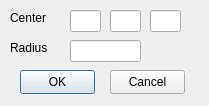
<?xml version="1.0" encoding="UTF-8"?>
<ui version="4.0">
 <class>sphereDialog</class>
 <widget class="QDialog" name="sphereDialog">
  <property name="geometry">
   <rect>
    <x>0</x>
    <y>0</y>
    <width>209</width>
    <height>106</height>
   </rect>
  </property>
  <property name="windowTitle">
   <string>Create Sphere</string>
  </property>
  <widget class="QLineEdit" name="lineEditSphereX">
   <property name="geometry">
    <rect>
     <x>70</x>
     <y>10</y>
     <width>31</width>
     <height>22</height>
    </rect>
   </property>
  </widget>
  <widget class="QLabel" name="label">
   <property name="geometry">
    <rect>
     <x>10</x>
     <y>10</y>
     <width>49</width>
     <height>16</height>
    </rect>
   </property>
   <property name="text">
    <string>Center</string>
   </property>
  </widget>
  <widget class="QLineEdit" name="lineEditSphereY">
   <property name="geometry">
    <rect>
     <x>110</x>
     <y>10</y>
     <width>31</width>
     <height>22</height>
    </rect>
   </property>
  </widget>
  <widget class="QLineEdit" name="lineEditSphereZ">
   <property name="geometry">
    <rect>
     <x>150</x>
     <y>10</y>
     <width>31</width>
     <height>22</height>
    </rect>
   </property>
  </widget>
  <widget class="QLabel" name="label_2">
   <property name="geometry">
    <rect>
     <x>10</x>
     <y>40</y>
     <width>49</width>
     <height>16</height>
    </rect>
   </property>
   <property name="text">
    <string>Radius</string>
   </property>
  </widget>
  <widget class="QLineEdit" name="lineEditSphereRadius">
   <property name="geometry">
    <rect>
     <x>70</x>
     <y>40</y>
     <width>71</width>
     <height>22</height>
    </rect>
   </property>
  </widget>
  <widget class="QPushButton" name="pushButton">
   <property name="geometry">
    <rect>
     <x>20</x>
     <y>70</y>
     <width>75</width>
     <height>24</height>
    </rect>
   </property>
   <property name="text">
    <string>OK</string>
   </property>
  </widget>
  <widget class="QPushButton" name="pushButton_2">
   <property name="geometry">
    <rect>
     <x>110</x>
     <y>70</y>
     <width>75</width>
     <height>24</height>
    </rect>
   </property>
   <property name="text">
    <string>Cancel</string>
   </property>
  </widget>
 </widget>
 <resources/>
 <connections/>
</ui>
